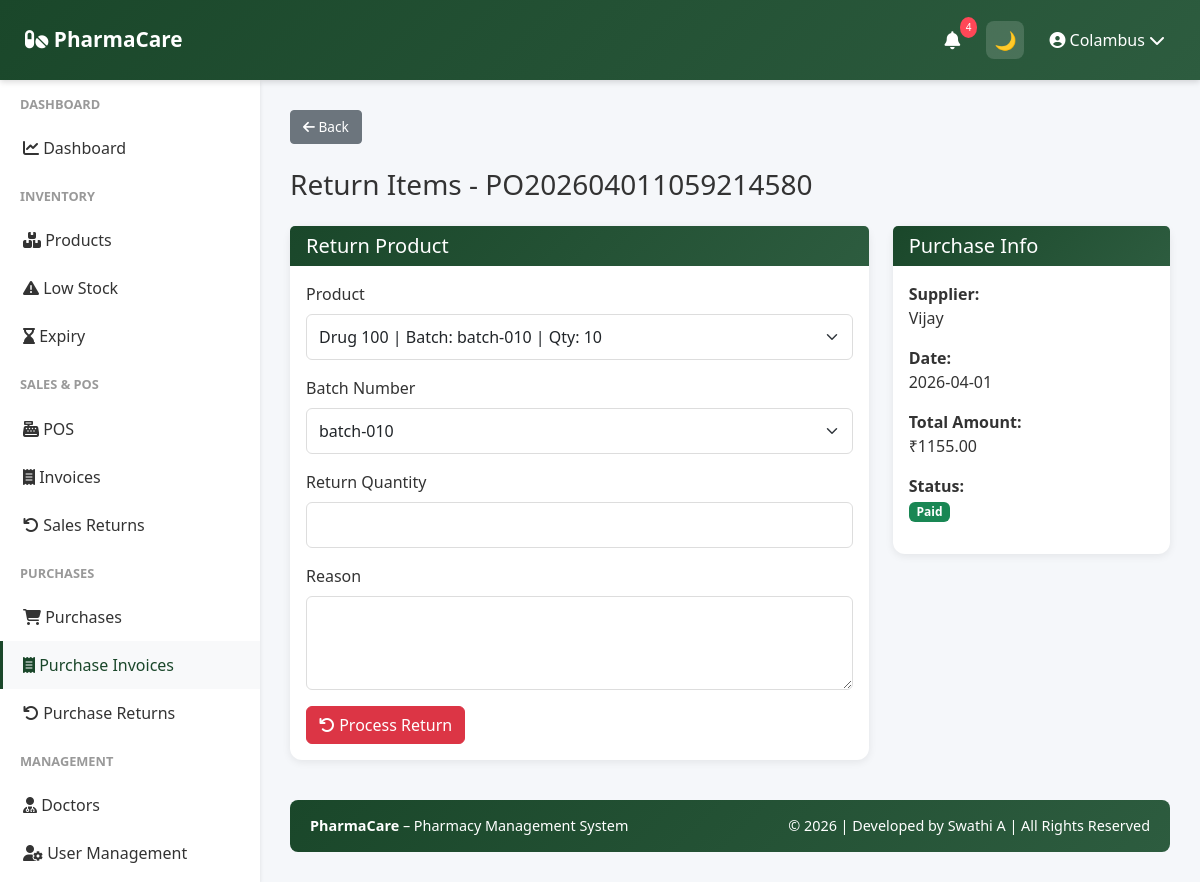
/purchases/4/return (signed in), run on the app's committed database.
### app/models.py (models this page shows, shortened)
class User(UserMixin, db.Model):
    __tablename__ = 'user'
    id = db.Column(db.Integer, primary_key=True)
    company_id = db.Column(db.Integer, db.ForeignKey('company.id'), nullable=False)
    role = db.Column(db.String(20), default='manager')
    username = db.Column(db.String(255), unique=True, nullable=False)
    password_hash = db.Column(db.String(255), nullable=False)
    is_active = db.Column(db.Boolean, default=True)
    last_login = db.Column(db.DateTime)
    created_date = db.Column(db.DateTime, default=datetime.utcnow)
    updated_date = db.Column(db.DateTime, default=datetime.utcnow, onupdate=datetime.utcnow)
    company = db.relationship('Company', back_populates='user')

class Purchase(db.Model):
    __tablename__ = 'purchase'
    id = db.Column(db.Integer, primary_key=True)
    company_id = db.Column(db.Integer, db.ForeignKey('company.id'), nullable=False)
    supplier_id = db.Column(db.Integer, db.ForeignKey('supplier.id'), nullable=False)
    purchase_number = db.Column(db.String(50), unique=True, nullable=False)
    purchase_date = db.Column(db.DateTime, default=datetime.utcnow)
    supplier_invoice_number = db.Column(db.String(100))
    subtotal = db.Column(db.Float, nullable=False)
    tax_amount = db.Column(db.Float, default=0)
    discount_amount = db.Column(db.Float, default=0)
    total_amount = db.Column(db.Float, nullable=False)
    payment_status = db.Column(db.String(50), default='pending')  # 'paid', 'pending', 'partial'
    payment_date = db.Column(db.DateTime)
    notes = db.Column(db.Text)
    created_date = db.Column(db.DateTime, default=datetime.utcnow)
    updated_date = db.Column(db.DateTime, default=datetime.utcnow, onupdate=datetime.utcnow)
    company = db.relationship('Company', back_populates='purchases')
    supplier = db.relationship('Supplier', back_populates='purchases')
    items = db.relationship('PurchaseItem', back_populates='purchase', cascade='all, delete-orphan')
    returns = db.relationship('PurchaseReturn', back_populates='purchase', cascade='all, delete-orphan')

class Supplier(db.Model):
    __tablename__ = 'supplier'
    id = db.Column(db.Integer, primary_key=True)
    company_id = db.Column(db.Integer, db.ForeignKey('company.id'), nullable=False)
    supplier_name = db.Column(db.String(255), nullable=False)
    contact_person = db.Column(db.String(255))
    phone = db.Column(db.String(20), nullable=False)
    email = db.Column(db.String(255))
    address = db.Column(db.String(500))
    gst_number = db.Column(db.String(50))
    payment_terms = db.Column(db.String(255))
    notes = db.Column(db.Text)
    created_date = db.Column(db.DateTime, default=datetime.utcnow)
    updated_date = db.Column(db.DateTime, default=datetime.utcnow, onupdate=datetime.utcnow)
    is_active = db.Column(db.Boolean, default=True)
    company = db.relationship('Company', back_populates='suppliers')
    purchases = db.relationship('Purchase', back_populates='supplier')

### app/routes/purchases.py (the view, shortened to what this page needs)
@purchases_bp.route('/<int:purchase_id>/return', methods=['GET', 'POST'])
@login_required
@require_roles('owner')
def process_return(purchase_id):
    purchase = Purchase.query.get(purchase_id)
    if not purchase or purchase.company_id != current_user.company_id:
        flash('Purchase not found.', 'danger')
        return redirect(url_for('purchases.purchases_list'))
    return render_template('purchases/process_return.html', purchase=purchase)

### app/utils.py (called while the page is built)
def require_roles(*roles):
    def decorator(f):
        @wraps(f)
        def wrapped(*args, **kwargs):
            if not current_user.is_authenticated:
                return redirect(url_for('auth.login'))
            if current_user.role not in roles:
                return redirect(url_for('auth.access_denied'))
            return f(*args, **kwargs)
        return wrapped
    return decorator

### app/templates/purchases/process_return.html (shortened to what this page needs)
{% extends "base.html" %}
{% block content %}
<div class="mb-4">
<a href="{{ url_for('purchases.purchase_detail', purchase_id=purchase.id) }}" class="btn btn-secondary btn-sm">
<i class="fas fa-arrow-left"></i> Back
</a>
</div>
<h3 class="mb-4">Return Items - {{ purchase.purchase_number }}</h3>
<div class="row">
<div class="col-lg-8">
<div class="card">
<div class="card-header">
<h5 class="mb-0">Return Product</h5>
</div>
<div class="card-body">
<form method="POST">
<div class="mb-3">
<label class="form-label">Product</label>
<select name="product_id" class="form-select" required>
{% for item in purchase.items %}
<option value="{{ item.product.id }}">
{{ item.product.product_name }} | Batch: {{ item.batch_number }} | Qty: {{ item.quantity }}
</option>
{% endfor %}
</select>
</div>
<div class="mb-3">
<label class="form-label">Batch Number</label>
<select name="batch_number" class="form-select">
{% for item in purchase.items %}
<option value="{{ item.batch_number }}">
{{ item.batch_number }}
</option>
{% endfor %}
</select>
</div>
<div class="mb-3">
<label class="form-label">Return Quantity</label>
<input type="number" name="quantity" class="form-control" min="1" required>
</div>
<div class="mb-3">
<label class="form-label">Reason</label>
<textarea name="reason" class="form-control" rows="3"></textarea>
</div>
<button type="submit" class="btn btn-danger">
<i class="fas fa-undo"></i> Process Return
</button>
</form>
</div>
</div>
</div>
<div class="col-lg-4">
<div class="card">
<div class="card-header">
<h5 class="mb-0">Purchase Info</h5>
</div>
<div class="card-body">
<p><strong>Supplier:</strong><br>
{{ purchase.supplier.supplier_name }}</p>
<p><strong>Date:</strong><br>
{{ purchase.purchase_date.strftime('%Y-%m-%d') }}</p>
<p><strong>Total Amount:</strong><br>
₹{{ "%.2f"|format(purchase.total_amount) }}</p>
<p><strong>Status:</strong><br>
{% if purchase.payment_status == 'paid' %}
<span class="badge bg-success">Paid</span>
{% else %}
<span class="badge bg-danger">Pending</span>
{% endif %}
</p>
</div>
</div>
</div>
</div>
{% endblock %}

### app/templates/base.html (shortened to what this page needs)
<!doctype html>
<html lang="en" data-theme="light">
  <head>
    <link
      href="https://cdn.jsdelivr.net/npm/bootstrap@5.3.0/dist/css/bootstrap.min.css"
      rel="stylesheet"
    />
    <link
      rel="stylesheet"
      href="https://cdnjs.cloudflare.com/ajax/libs/font-awesome/6.4.0/css/all.min.css"
    />
  </head>
  <body>
   <nav class="navbar">
  <a class="navbar-brand" href="{{ url_for('dashboard.dashboard') }}">
    <i class="fas fa-pills"></i> PharmaCare
  </a>
  <div class="navbar-right">
    <div class="nav-icon dropdown">
      <a href="#" data-bs-toggle="dropdown">
        <i class="fas fa-bell"></i>
        <span id="alert-badge" class="notification-badge">3</span>
      </a>
    </div>
    <button id="themeToggle" class="nav-icon">
      🌙
    </button>
    <div class="user-menu-navbar dropdown">
      <a href="#" data-bs-toggle="dropdown">
        <i class="fas fa-user-circle"></i>
        {{ current_user.username }}
        <i class="fas fa-chevron-down"></i>
      </a>
    </div>
  </div>
</nav>
    {% if current_user.is_authenticated %}
    <div class="sidebar">
      <nav class="nav flex-column">
        {% if current_user.company and current_user.company.company_name ==
        'Platform Admin' %}
        <div class="nav-section-title">Admin</div>
        <a
          class="nav-link {% if 'admin/companies' in request.path %}active{% endif %}"
          href="{{ url_for('admin.companies_list') }}"
        >
          <i class="fas fa-building"></i> Companies
        </a>
        <a class="nav-link" href="{{ url_for('auth.profile') }}">
          <i class="fas fa-cog"></i> Settings
        </a>
        {% else %}
        <div class="nav-section-title">Dashboard</div>
        <a
          class="nav-link {% if request.endpoint == 'dashboard.dashboard' %}active{% endif %}"
          href="{{ url_for('dashboard.dashboard') }}"
        >
          <i class="fas fa-chart-line"></i> Dashboard
        </a>
        <div class="nav-section-title">Inventory</div>
        <a
          class="nav-link {% if 'inventory' in request.path %}active{% endif %}"
          href="{{ url_for('inventory.products_list') }}"
        >
          <i class="fas fa-boxes"></i> Products
        </a>
        <a
          class="nav-link {% if request.endpoint == 'inventory.low_stock_report' %}active{% endif %}"
          href="{{ url_for('inventory.low_stock_report') }}"
        >
          <i class="fas fa-exclamation-triangle"></i> Low Stock
        </a>
        <a
          class="nav-link {% if request.endpoint == 'inventory.expiry_report' %}active{% endif %}"
          href="{{ url_for('inventory.expiry_report') }}"
        >
          <i class="fas fa-hourglass-end"></i> Expiry
        </a>
        <div class="nav-section-title">Sales & POS</div>
        <a
          class="nav-link {% if request.endpoint == 'sales.pos' %}active{% endif %}"
          href="{{ url_for('sales.pos') }}"
        >
          <i class="fas fa-cash-register"></i> POS
        </a>
        <a
          class="nav-link {% if 'invoices' in request.path %}active{% endif %}"
          href="{{ url_for('sales.invoices_list') }}"
        >
          <i class="fas fa-receipt"></i> Invoices
        </a>
        <a
          class="nav-link {% if request.endpoint == 'sales.sales_returns_list' %}active{% endif %}"
          href="{{ url_for('sales.sales_returns_list') }}"
        >
          <i class="fas fa-undo"></i> Sales Returns
        </a>
<div class="nav-section-title">Purchases</div>
<a
  class="nav-link {% if request.endpoint == 'purchases.purchases_list' %}active{% endif %}"
  href="{{ url_for('purchases.purchases_list') }}"
>
  <i class="fas fa-shopping-cart"></i> Purchases
</a>
<a
  class="nav-link {% if 'purchases' in request.path %}active{% endif %}"
  href="{{ url_for('purchases.purchases_list') }}"
>
  <i class="fas fa-receipt"></i> Purchase Invoices
</a>
<a
  class="nav-link {% if request.endpoint == 'purchases.returns_list' %}active{% endif %}"
  href="{{ url_for('purchases.returns_list') }}"
>
  <i class="fas fa-undo"></i> Purchase Returns
</a>
        <div class="nav-section-title">Management</div>
        <a
          class="nav-link {% if 'doctors' in request.path %}active{% endif %}"
          href="{{ url_for('doctors.doctors_list') }}"
        >
          <i class="fas fa-user-md"></i> Doctors
        </a>
        {% if current_user.role == 'owner' %}
        <a
          class="nav-link {% if 'users' in request.path %}active{% endif %}"
          href="{{ url_for('users.users_list') }}"
        >
          <i class="fas fa-user-cog"></i> User Management
        </a>
        {% endif %}
        <a
          class="nav-link {% if 'customers' in request.path %}active{% endif %}"
          href="{{ url_for('customers.customers_list') }}"
        >
        </a>
        {% endif %}
      </nav>
    </div>
    {% endif %}
    <div
      class="{% if current_user.is_authenticated %}main-content{% else %}auth-page{% endif %}"
    >
       {% block content %}{% endblock %}
      <footer class="footer text-center">
        <div class="row">
          <div class="col-md-6 text-md-start">
            <strong>PharmaCare</strong> – Pharmacy Management System
          </div>
          <div class="col-md-6 text-md-end">
            © 2026 | Developed by Swathi A | All Rights Reserved
          </div>
        </div>
      </footer>
    </div>
  </body>
</html>

### app/templates/base.html (style rules this page uses)
:root { --primary-color: #1a472a; --secondary-color: #2d5c3f; --danger-color: #dc3545; --success-color: #28a745; --warning-color: #ffc107; --info-color: #17a2b8; --bg-color: #f5f7fa; --text-color: #333; --card-bg: #ffffff; --sidebar-bg: #ffffff; }
body { font-family: "Segoe UI", Tahoma, Geneva, Verdana, sans-serif; background: var(--bg-color); color: var(--text-color); }
.navbar { background: linear-gradient(135deg,var(--primary-color),var(--secondary-color)); box-shadow:0 2px 6px rgba(0,0,0,0.15); position:fixed; top:0; left:0; width:100%; height: 80px; z-index:1000; display:flex; align-items:center; justify-content:space-between; padding:0 25px; }
.navbar-brand { font-weight:600; font-size:1.3rem; }
.navbar-right { display:flex; align-items:center; gap:15px; }
.nav-icon { width:38px; height:38px; display:flex; align-items:center; justify-content:center; border-radius:8px; color:#fff; font-size:18px; cursor:pointer; position:relative; transition:all 0.25s ease; }
.navbar a { color:white !important; text-decoration:none; }
#themeToggle { border:none; background:rgba(255,255,255,0.15); width:38px; height:38px; border-radius:8px; display:flex; align-items:center; justify-content:center; font-size:18px; cursor:pointer; }
.navbar .fa-bell { color:white; }
.notification-badge { position:absolute; top:-4px; right:-6px; background:#ff4757; color:white; font-size:10px; padding:3px 6px; border-radius:50%; }
.user-menu-navbar { display:flex; align-items:center; gap:8px; color:white; font-weight:500; cursor:pointer; padding:6px 10px; border-radius:8px; transition:all 0.25s ease; }
.sidebar { background: var(--sidebar-bg); box-shadow:0 2px 4px rgba(0,0,0,0.1); position:fixed; top:80px; left:0; bottom:0; width:260px; overflow-y:auto; }
.sidebar .nav-link { color:var(--text-color); padding:12px 20px; border-left:3px solid transparent; transition:.3s; }
.sidebar .nav-link:hover, .sidebar .nav-link.active { background:#f8f9fa; border-left-color:var(--primary-color); color:var(--primary-color); }
.sidebar .nav-section-title { font-size:.8rem; font-weight:600; color:#999; text-transform:uppercase; padding:15px 20px 10px; }
.main-content { margin-left:260px; margin-top:80px; padding:30px; }
.card, .stat-card { background:var(--card-bg); color:var(--text-color); border:none; border-radius:12px; box-shadow:0 2px 8px rgba(0,0,0,0.08); }
.card-header { background:linear-gradient(135deg,var(--primary-color),var(--secondary-color)); color:#fff; border:none; font-weight:600; }
.form-label { font-weight:500; }
.form-control, .form-select { border:1px solid #ddd; border-radius:6px; padding:10px 12px; }
.btn-sm { padding:6px 12px; font-size:.85rem; }
.footer { background:linear-gradient(135deg,var(--primary-color),var(--secondary-color)); color:#fff; padding:15px 20px; margin-top:40px; border-radius:8px; font-size:.9rem; }

### data on the page
User: username "Colambus"
Purchase: purchase_number "PO202604011059214580", purchase_date "2026-04-01", total_amount "1155.00"
Supplier: supplier.supplier_name "Vijay"

### other printed values
form field product_id "Drug 100 | Batch: batch-010 | Qty: 10"
form field batch_number "batch-010"
